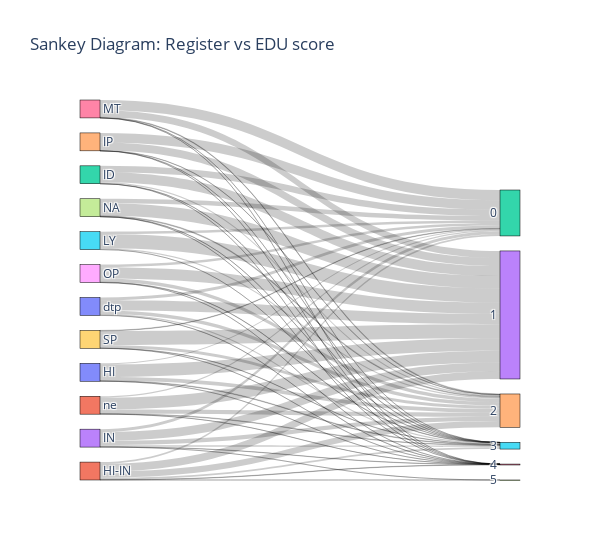

Source (notebook cell):
### Code cell
import pandas as pd
import plotly.graph_objects as go

# Example: sample data
# df = pd.DataFrame({
#     'parsed_register': ['A', 'B', 'A', 'C', 'B', 'C', 'A', 'B', 'C', 'A'],
#     'int_score': [1, 2, 2, 3, 3, 4, 1, 5, 4, 2]
# })

# Count pairs (grouped by nominal and ordinal labels)
df['int_score'] = df['int_score'].astype(str)  # make sure it's a string for plotting
counts = df.groupby(['parsed_register', 'int_score']).size().reset_index(name='count')

# Get all unique labels
all_labels = list(pd.unique(counts['parsed_register'].tolist() + counts['int_score'].tolist()))
label_to_index = {label: i for i, label in enumerate(all_labels)}

# Build Sankey inputs
source_indices = counts['parsed_register'].map(label_to_index)
target_indices = counts['int_score'].map(label_to_index)
values = counts['count']

# Create Sankey diagram
fig = go.Figure(data=[go.Sankey(
    node=dict(
        pad=15,
        thickness=20,
        line=dict(color="black", width=0.5),
        label=all_labels,
    ),
    link=dict(
        source=source_indices,
        target=target_indices,
        value=values
    )
)])

fig.update_layout(title_text="Sankey Diagram: Register vs EDU score", font_size=12, width=600)
fig.show()

### Figure 1 — Plotly figure (JSON) as saved in the notebook; plotly's stock layout.template omitted (floating-point values rounded to 4 significant figures)
{"data": [{"link": {"source": [0, 0, 0, 0, 0, 1, 1, 1, 1, 1, 1, 2, 2, 2, 2, 2, 3, 3, 3, 3, 3, 3, 4, 4, 4, 4, 4, 5, 5, 5, 5, 6, 6, 6, 6, 6, 7, 7, 7, 7, 7, 8, 8, 8, 8, 8, 9, 9, 9, 9, 9, 10, 10, 10, 10, 10, 11, 11, 11, 11, 11], "target": [12, 13, 14, 15, 16, 12, 13, 14, 15, 16, 17, 12, 13, 14, 15, 16, 12, 13, 14, 15, 16, 17, 12, 13, 14, 15, 16, 12, 13, 14, 15, 12, 13, 14, 15, 16, 12, 13, 14, 15, 16, 12, 13, 14, 15, 16, 12, 13, 14, 15, 16, 12, 13, 14, 15, 16, 12, 13, 14, 15, 16], "value": [580, 6996, 2079, 318, 27, 942, 4324, 3469, 1057, 205, 3, 3537, 5583, 776, 100, 4, 1619, 4829, 2479, 933, 137, 3, 5314, 4499, 168, 17, 2, 1351, 7902, 731, 16, 5653, 3962, 367, 17, 1, 2563, 6928, 465, 39, 5, 1464, 6241, 2072, 220, 3, 287, 7813, 1746, 145, 9, 1544, 5742, 1981, 637, 96, 791, 6639, 2281, 261, 28]}, "node": {"label": ["HI", "HI-IN", "ID", "IN", "IP", "LY", "MT", "NA", "OP", "SP", "dtp", "ne", "0", "1", "2", "3", "4", "5"], "line": {"color": "black", "width": 0.5}, "pad": 15, "thickness": 20}, "type": "sankey"}], "layout": {"font": {"size": 12}, "title": {"text": "Sankey Diagram: Register vs EDU score"}, "width": 600}}
